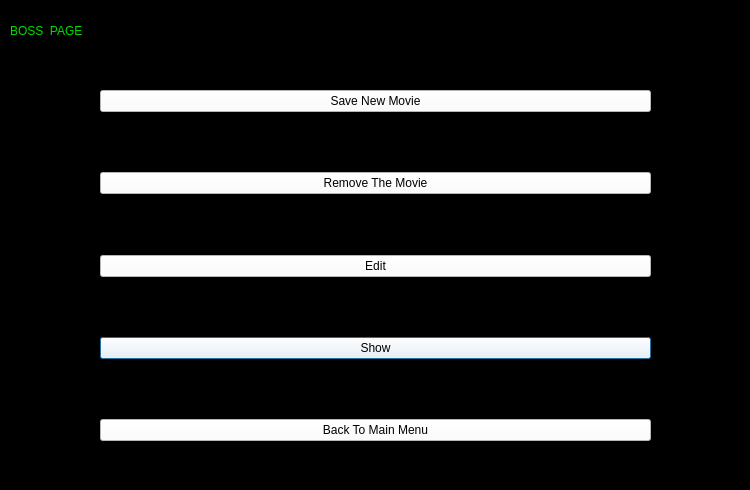
<?xml version="1.0" encoding="UTF-8"?>
<ui version="4.0">
 <class>Boss_page</class>
 <widget class="QDialog" name="Boss_page">
  <property name="geometry">
   <rect>
    <x>0</x>
    <y>0</y>
    <width>750</width>
    <height>490</height>
   </rect>
  </property>
  <property name="windowTitle">
   <string>Dialog</string>
  </property>
  <property name="styleSheet">
   <string notr="true">background-color: rgb(0, 0, 0);</string>
  </property>
  <widget class="QWidget" name="formLayoutWidget">
   <property name="geometry">
    <rect>
     <x>100</x>
     <y>90</y>
     <width>551</width>
     <height>351</height>
    </rect>
   </property>
   <layout class="QFormLayout" name="formLayout">
    <item row="6" column="0" colspan="2">
     <widget class="QPushButton" name="pushButton_4">
      <property name="styleSheet">
       <string notr="true">font: 13pt &quot;Pristina&quot;;
color: rgb(0, 0, 0);
background-color: rgb(255, 255, 255);
</string>
      </property>
      <property name="text">
       <string>Show</string>
      </property>
     </widget>
    </item>
    <item row="4" column="0" colspan="2">
     <widget class="QPushButton" name="pushButton_3">
      <property name="styleSheet">
       <string notr="true">font: 13pt &quot;Pristina&quot;;
color: rgb(0, 0, 0);
background-color: rgb(255, 255, 255);
</string>
      </property>
      <property name="text">
       <string>Edit</string>
      </property>
     </widget>
    </item>
    <item row="2" column="0" colspan="2">
     <widget class="QPushButton" name="pushButton_2">
      <property name="styleSheet">
       <string notr="true">font: 13pt &quot;Pristina&quot;;
color: rgb(0, 0, 0);
background-color: rgb(255, 255, 255);
</string>
      </property>
      <property name="text">
       <string>Remove The Movie</string>
      </property>
     </widget>
    </item>
    <item row="0" column="0" colspan="2">
     <widget class="QPushButton" name="pushButton">
      <property name="styleSheet">
       <string notr="true">font: 13pt &quot;Pristina&quot;;
color: rgb(0, 0, 0);
background-color: rgb(255, 255, 255);
</string>
      </property>
      <property name="text">
       <string>Save New Movie</string>
      </property>
     </widget>
    </item>
    <item row="1" column="0">
     <spacer name="verticalSpacer">
      <property name="orientation">
       <enum>Qt::Vertical</enum>
      </property>
      <property name="sizeHint" stdset="0">
       <size>
        <width>20</width>
        <height>40</height>
       </size>
      </property>
     </spacer>
    </item>
    <item row="3" column="0">
     <spacer name="verticalSpacer_2">
      <property name="orientation">
       <enum>Qt::Vertical</enum>
      </property>
      <property name="sizeHint" stdset="0">
       <size>
        <width>20</width>
        <height>40</height>
       </size>
      </property>
     </spacer>
    </item>
    <item row="5" column="0">
     <spacer name="verticalSpacer_3">
      <property name="orientation">
       <enum>Qt::Vertical</enum>
      </property>
      <property name="sizeHint" stdset="0">
       <size>
        <width>20</width>
        <height>40</height>
       </size>
      </property>
     </spacer>
    </item>
    <item row="8" column="0" colspan="2">
     <widget class="QPushButton" name="pushButton_5">
      <property name="styleSheet">
       <string notr="true">font: 13pt &quot;Pristina&quot;;
color: rgb(0, 0, 0);
background-color: rgb(255, 255, 255);
</string>
      </property>
      <property name="text">
       <string>Back To Main Menu</string>
      </property>
     </widget>
    </item>
    <item row="7" column="0">
     <spacer name="verticalSpacer_4">
      <property name="orientation">
       <enum>Qt::Vertical</enum>
      </property>
      <property name="sizeHint" stdset="0">
       <size>
        <width>20</width>
        <height>40</height>
       </size>
      </property>
     </spacer>
    </item>
   </layout>
  </widget>
  <widget class="QLabel" name="label">
   <property name="geometry">
    <rect>
     <x>10</x>
     <y>10</y>
     <width>171</width>
     <height>41</height>
    </rect>
   </property>
   <property name="styleSheet">
    <string notr="true">color: rgb(0, 221, 0);
background-color: rgb(0, 0, 0);
font: 16pt &quot;Pristina&quot;;</string>
   </property>
   <property name="text">
    <string>BOSS  PAGE</string>
   </property>
  </widget>
 </widget>
 <resources/>
 <connections/>
</ui>
